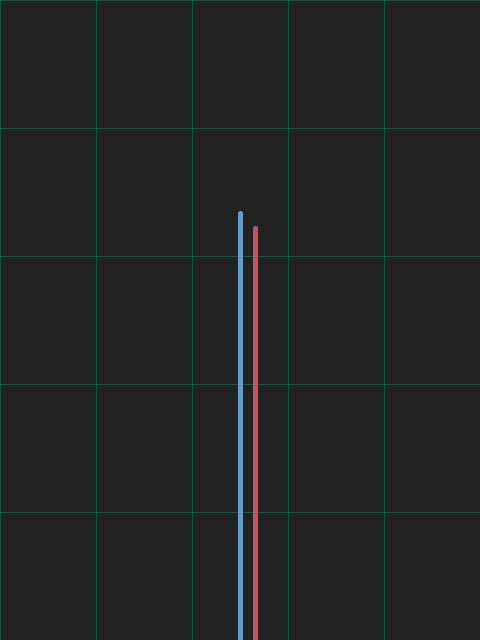
Frame 1 (no input)
Frame 2 (the mouse pressed at the canvas centre, redrawn once): identical to frame 1, image omitted

The Processing sketch that drew this single still picture (run headless with seeded random() and noise(); the mouse was pressed at the canvas centre and the sketch redrawn once):

// Processing sketch: tron
// ── tron.pde


void setup() {
  size(480, 640);
  noLoop();
}

void draw() {
  
  background(34, 34, 34);
  
  strokeWeight(0.5);
  
  stroke(0, 136, 86);
  for (int i=0; i<10; i++) {
    
    line(0, i*height/5, width, i*height/5); 
    line(i*width/5, 0, i*width/5, height); 
  }
  
  strokeWeight(5.0);
 
  stroke(103, 156, 200);
  line(width/2.0, height/3.0, width/2.0, height);
  
  stroke(195, 84, 93);
  line(width/2.0+15, height/3.0+15, width/2.0+15, height);
  
  save("tron.png");
}
